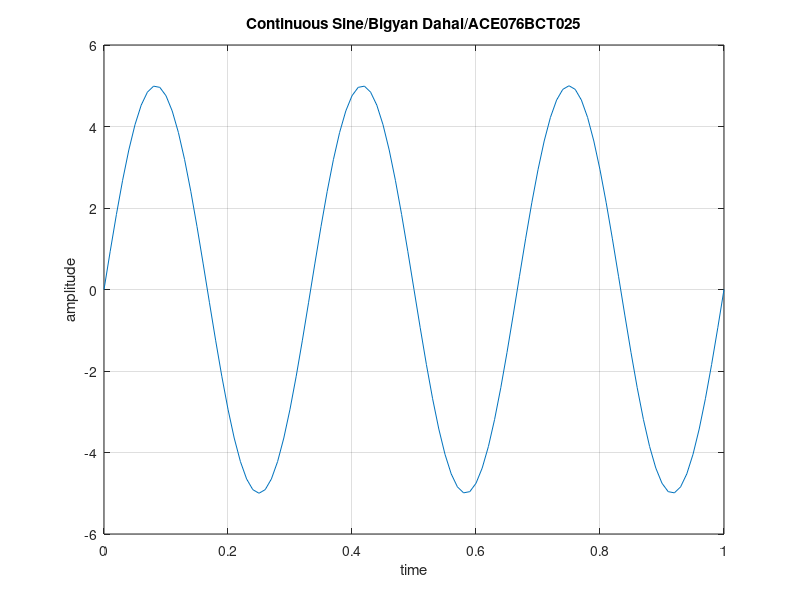

The MATLAB source for this figure:
clc;
close all;
a = 5;
f = 3;
t = 0:0.01:1;
x = a * sin(2 * pi* f * t);
plot(t, x);
xlabel('time');
ylabel('amplitude');
title('Continuous Sine/Bigyan Dahal/ACE076BCT025');
grid on;